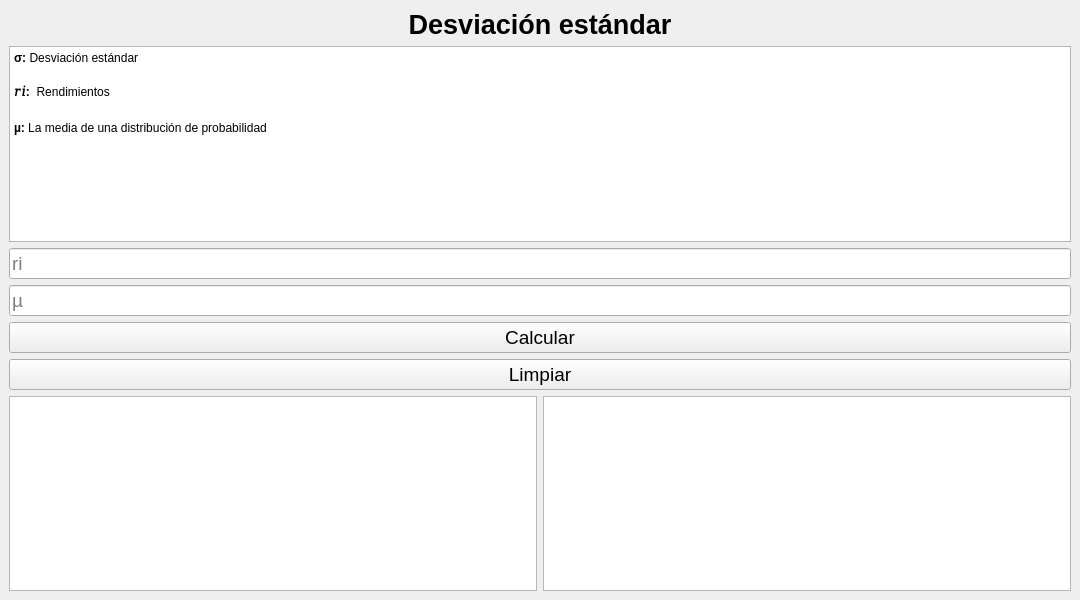
<?xml version="1.0" encoding="UTF-8"?>
<ui version="4.0">
 <class>MainWindow</class>
 <widget class="QMainWindow" name="MainWindow">
  <property name="windowModality">
   <enum>Qt::WindowModal</enum>
  </property>
  <property name="geometry">
   <rect>
    <x>0</x>
    <y>0</y>
    <width>1080</width>
    <height>600</height>
   </rect>
  </property>
  <property name="windowTitle">
   <string>Desviación estándar</string>
  </property>
  <widget class="QWidget" name="centralwidget">
   <layout class="QVBoxLayout" name="verticalLayout">
    <item>
     <widget class="QLabel" name="label_title">
      <property name="font">
       <font>
        <family>Arial</family>
        <pointsize>20</pointsize>
        <bold>true</bold>
       </font>
      </property>
      <property name="text">
       <string>Desviación estándar</string>
      </property>
      <property name="alignment">
       <set>Qt::AlignCenter</set>
      </property>
     </widget>
    </item>
    <item>
     <widget class="QTextBrowser" name="textBrowser">
      <property name="html">
       <string>&lt;!DOCTYPE HTML PUBLIC &quot;-//W3C//DTD HTML 4.0//EN&quot; &quot;http://www.w3.org/TR/REC-html40/strict.dtd&quot;&gt;
&lt;html&gt;&lt;head&gt;&lt;meta name=&quot;qrichtext&quot; content=&quot;1&quot; /&gt;&lt;meta charset=&quot;utf-8&quot; /&gt;&lt;title&gt;Precio de la acción hoy&lt;/title&gt;&lt;style type=&quot;text/css&quot;&gt;
p, li { white-space: pre-wrap; }
hr { height: 1px; border-width: 0; }
li.unchecked::marker { content: &quot;\2610&quot;; }
li.checked::marker { content: &quot;\2612&quot;; }
&lt;/style&gt;&lt;/head&gt;&lt;body style=&quot; font-family:'Segoe UI'; font-size:9pt; font-weight:400; font-style:normal;&quot;&gt;
&lt;p style=&quot; margin-top:12px; margin-bottom:12px; margin-left:0px; margin-right:0px; -qt-block-indent:0; text-indent:0px; line-height:160%;&quot;&gt;&lt;span style=&quot; font-family:'Arial','sans-serif'; font-weight:700;&quot;&gt;σ: &lt;/span&gt;&lt;span style=&quot; font-family:'Arial','sans-serif';&quot;&gt;Desviación estándar &lt;/span&gt;&lt;/p&gt;
&lt;p style=&quot; margin-top:12px; margin-bottom:12px; margin-left:0px; margin-right:0px; -qt-block-indent:0; text-indent:0px; line-height:160%;&quot;&gt;&lt;span style=&quot; font-family:'Arial','sans-serif'; font-weight:700;&quot;&gt;𝑟𝑖: &lt;/span&gt;&lt;span style=&quot; font-family:'Arial','sans-serif';&quot;&gt; Rendimientos &lt;/span&gt;&lt;/p&gt;
&lt;p style=&quot; margin-top:12px; margin-bottom:12px; margin-left:0px; margin-right:0px; -qt-block-indent:0; text-indent:0px; line-height:160%;&quot;&gt;&lt;span style=&quot; font-family:'Arial','sans-serif'; font-weight:700;&quot;&gt;µ: &lt;/span&gt;&lt;span style=&quot; font-family:'Arial','sans-serif';&quot;&gt;La media de una distribución de probabilidad&lt;/span&gt;&lt;/p&gt;
&lt;p style=&quot;-qt-paragraph-type:empty; margin-top:0px; margin-bottom:0px; margin-left:0px; margin-right:0px; -qt-block-indent:0; text-indent:0px;&quot;&gt;&lt;br /&gt;&lt;/p&gt;&lt;/body&gt;&lt;/html&gt;</string>
      </property>
     </widget>
    </item>
    <item>
     <widget class="QLineEdit" name="txt_ri">
      <property name="font">
       <font>
        <pointsize>14</pointsize>
       </font>
      </property>
      <property name="text">
       <string/>
      </property>
      <property name="placeholderText">
       <string>ri</string>
      </property>
     </widget>
    </item>
    <item>
     <widget class="QLineEdit" name="txt_miu">
      <property name="font">
       <font>
        <pointsize>14</pointsize>
       </font>
      </property>
      <property name="placeholderText">
       <string>µ</string>
      </property>
     </widget>
    </item>
    <item>
     <widget class="QPushButton" name="btn_calcular">
      <property name="font">
       <font>
        <pointsize>14</pointsize>
       </font>
      </property>
      <property name="text">
       <string>Calcular</string>
      </property>
     </widget>
    </item>
    <item>
     <widget class="QPushButton" name="btn_limpiar">
      <property name="font">
       <font>
        <pointsize>14</pointsize>
       </font>
      </property>
      <property name="text">
       <string>Limpiar</string>
      </property>
     </widget>
    </item>
    <item>
     <layout class="QHBoxLayout" name="horizontalLayout">
      <item>
       <widget class="QTextBrowser" name="tb_tablas"/>
      </item>
      <item>
       <widget class="QTextBrowser" name="tb_resultado"/>
      </item>
     </layout>
    </item>
   </layout>
  </widget>
 </widget>
 <resources/>
 <connections/>
</ui>
